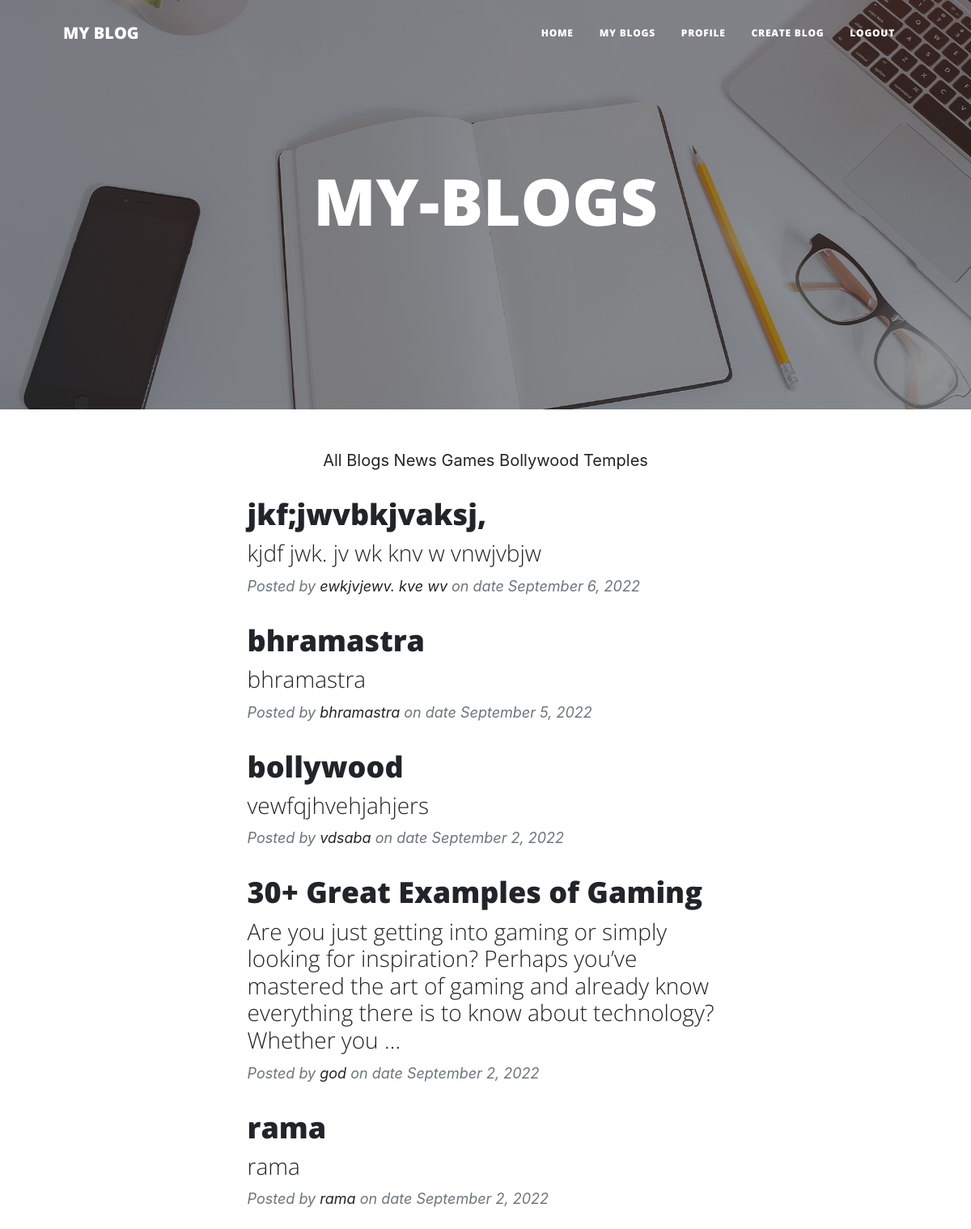
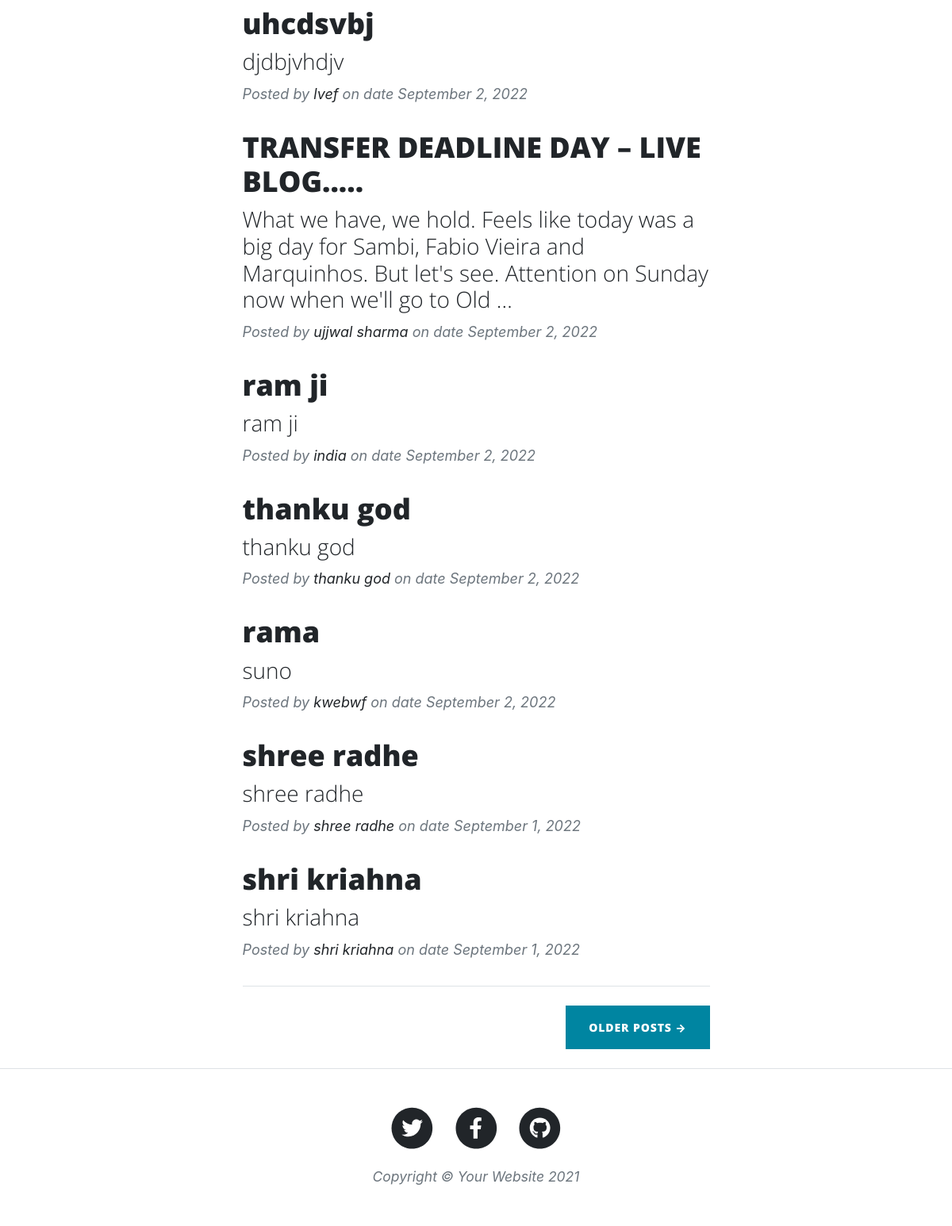
Page /about (signed in) on the committed database (2 pictures, top to bottom).
### newapp/models.py (models this page shows, shortened)
class Category(models.Model):
    Categoryname=models.CharField(max_length=200)
    @staticmethod
    def get_all_categories():
        return Category.objects.all()

class Blog(models.Model):
    user = models.ForeignKey(User,on_delete = models.CASCADE,null=True)
    category=models.ForeignKey(Category,on_delete=models.CASCADE,null=True)
    Title = models.CharField(max_length=250)
    Description= models.TextField()
    Image = models.ImageField(null=True,blank=True)
    Pub_date = models.DateTimeField('date published', auto_now_add=True)
    Author= models.CharField(max_length=50)

### newapp/views.py (the view)
# urls.py: path('about',views.about,name="about"),
def about(request):
    user=request.user
    blog= None
    categories = Category.get_all_categories()
    categoryID = request.GET.get('category')
    if categoryID:
        post = Blog.get_all_Blog_by_id(categoryID)
    else:
        post=Blog.objects.filter(user=user).order_by('-id')
    data = {}
    data['post'] = post
    data['categories'] = categories
    return render(request,'myblogs.html',data)

### templates/myblogs.html
{% extends 'base.html' %}
{% load static %}
{% block bgimage %} {% static 'assets/img/home-bg.jpg' %} {% endblock bgimage %}
{% block heading %}MY-BLOGS{% endblock heading %}
{% block Bootstrap %}
    MY BLOG
{% endblock Bootstrap %}
{% block front %}
 <center>
    <a  href="{% url 'about' %}" >All Blogs</a>
    {% for category in categories %}
        <a href="/?category={{category.id}}">{{category.Categoryname}}</a>
    {% endfor %}</center>
        <div class="container px-4 px-lg-5">
            <div class="row gx-4 gx-lg-5 justify-content-center">
                <div class="col-md-10 col-lg-8 col-xl-7">
                   {% if post %}
                   {% for post in post %}
                   <div class="post-preview">
                    <a href="{% url 'read' post.id %}">
                        <h2 class="post-title">{{post.Title}}</h2>
                        <h3 class="post-subtitle">{{post.Description | truncatewords:30}}</h3>
                    </a>
                    <p class="post-meta">
                        Posted by
                        <a href="#!">{{post.Author}}</a>
                        on date {{post.Pub_date |date:"F j, Y" }}
                    </p>
                </div>
                   {% endfor %}
                   {% endif %}
                    <hr class="my-4" />
                    <div class="d-flex justify-content-end mb-4"><a class="btn btn-primary text-uppercase" href="#!">Older Posts →</a></div>
                </div>
            </div>
        </div>
        {% endblock front %}

### templates/base.html (shortened to what this page needs)
{% load static %}
<!DOCTYPE html>
<html lang="en">
<head>
    <link href="{% static 'css/styles.css' %}" rel="stylesheet" />
</head>
<body>
    <nav class="navbar navbar-expand-lg navbar-light" id="mainNav">
        <div class="container px-4 px-lg-5">
            <a class="navbar-brand" href="{% url 'front' %}">
                {% block Bootstrap %}
                {% endblock Bootstrap %}
            </a>
            <div class="collapse navbar-collapse" id="navbarResponsive">
                <ul class="navbar-nav ms-auto py-4 py-lg-0">
                    <li class="nav-item"><a class="nav-link px-lg-3 py-3 py-lg-4" href="{% url 'front' %}">Home</a></li>
                    {% if request.user.is_authenticated %}
                    <li class="nav-item"><a class="nav-link px-lg-3 py-3 py-lg-4" href="{% url 'about' %}">MY Blogs</a>
                    </li>
                    {% endif %}
                    {% if request.user.is_authenticated %}
                    <li class="nav-item"><a class="nav-link px-lg-3 py-3 py-lg-4" href="{% url 'blogs' %}">Profile</a></li>
                    {% endif %}
                    {% if request.user.is_authenticated %}
                    <li class="nav-item"><a class="nav-link px-lg-3 py-3 py-lg-4" href="{% url 'save_blog' %}">Create
                            Blog</a></li>
                    {% endif %}
                    {% if request.user.is_authenticated %}
                    <li class="nav-item"><a class="nav-link px-lg-3 py-3 py-lg-4"
                            href="{% url 'userlogout' %}">Logout</a></li>
                    {% else %}
                    <li class="nav-item"><a class="nav-link px-lg-3 py-3 py-lg-4" href="{% url 'login' %}">LOGIN</a>
                    </li>
                    {% endif %}
                </ul>
            </div>
        </div>
    </nav>
    <header class="masthead" style="background-image: url('{% block bgimage %}{% endblock bgimage %}')">
        <div class="container position-relative px-4 px-lg-5">
            <div class="row gx-4 gx-lg-5 justify-content-center">
                <div class="col-md-10 col-lg-8 col-xl-7">
                    <div class="site-heading">
                        <h1>{% block heading %}{% endblock heading %}</h1>
                    </div>
                </div>
            </div>
        </div>
    </header>
    {% block front %}
    {% endblock front %}
    <footer class="border-top">
        <div class="container px-4 px-lg-5">
            <div class="row gx-4 gx-lg-5 justify-content-center">
                <div class="col-md-10 col-lg-8 col-xl-7">
                    <ul class="list-inline text-center">
                        <li class="list-inline-item">
                            <a href="#!">
                                <span class="fa-stack fa-lg">
                                    <i class="fas fa-circle fa-stack-2x"></i>
                                    <i class="fab fa-twitter fa-stack-1x fa-inverse"></i>
                                </span>
                            </a>
                        </li>
                        <li class="list-inline-item">
                            <a href="#!">
                                <span class="fa-stack fa-lg">
                                    <i class="fas fa-circle fa-stack-2x"></i>
                                    <i class="fab fa-facebook-f fa-stack-1x fa-inverse"></i>
                                </span>
                            </a>
                        </li>
                        <li class="list-inline-item">
                            <a href="#!">
                                <span class="fa-stack fa-lg">
                                    <i class="fas fa-circle fa-stack-2x"></i>
                                    <i class="fab fa-github fa-stack-1x fa-inverse"></i>
                                </span>
                            </a>
                        </li>
                    </ul>
                    <div class="small text-center text-muted fst-italic">Copyright &copy; Your Website 2021</div>
                </div>
            </div>
        </div>
    </footer>
</body>
</html>

### rows in the picture
Category: Categoryname "News"
Category: Categoryname "Games"
Category: Categoryname "Bollywood"
Category: Categoryname "Temples"
Blog: Title "jkf;jwvbkjvaksj,", Description "kjdf jwk. jv wk knv w vnwjvbjw", Author "ewkjvjewv. kve wv", Pub_date "September 6, 2022"
Blog: Title "bhramastra", Description "bhramastra", Author "bhramastra", Pub_date "September 5, 2022"
Blog: Title "bollywood", Description "vewfqjhvehjahjers", Author "vdsaba", Pub_date "September 2, 2022"
Blog: Title "30+ Great Examples of Gaming", Description "Are you just getting into gaming or simply looking for inspiration? Perhaps you’ve mastered the art of gaming and already know everything there is to know about technology? Whether you …", Author "god", Pub_date "September 2, 2022"
Blog: Title "rama", Description "rama", Author "rama", Pub_date "September 2, 2022"
Blog: Title "uhcdsvbj", Description "djdbjvhdjv", Author "lvef", Pub_date "September 2, 2022"
Blog: Title "TRANSFER DEADLINE DAY – LIVE BLOG.....", Description "What we have, we hold. Feels like today was a big day for Sambi, Fabio Vieira and Marquinhos. But let's see. Attention on Sunday now when we'll go to Old …", Author "ujjwal sharma", Pub_date "September 2, 2022"
Blog: Title "ram ji", Description "ram ji", Author "india", Pub_date "September 2, 2022"
Blog: Title "thanku god", Description "thanku god", Author "thanku god", Pub_date "September 2, 2022"
Blog: Title "rama", Description "suno", Author "kwebwf", Pub_date "September 2, 2022"
Blog: Title "shree radhe", Description "shree radhe", Author "shree radhe", Pub_date "September 1, 2022"
Blog: Title "shri kriahna", Description "shri kriahna", Author "shri kriahna", Pub_date "September 1, 2022"
